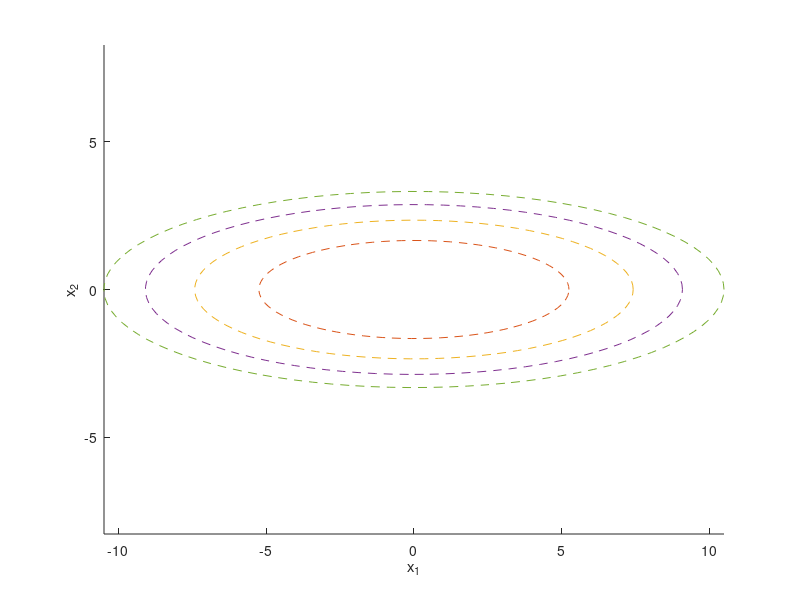

The MATLAB source for this figure: (Note: this script raises an error after producing the figure.)
% MCEN 5152
% Homework #7
% Hanwen Zhao
% MEID: 650-703

%% Problem #1 & #2
% plot contours
figure; hold on;
M = 10;
val = linspace(0,M*(M+1),5);
theta = linspace(0,2*pi,100)';
plot(cos(theta)*sqrt(val),sin(theta)*sqrt(val/M),'--');
axis('equal')
xlabel('x_1')
ylabel('x_2')
% run two algorithm without specific iteration number
[~,ngd,egd] = gradientDescent([M,1],0.2,0.7);
[~,nnm,enm] = newtonMethod([M,1],0.2,0.7);

%% Problem #3
% convergence plot for each algorithm
figure; hold on;
n1 = 1:ngd+1;
plot(n1,egd(1:ngd+1),'ro-')
n2 = 1:nnm+2;
plot(n2,enm(1:nnm+2),'go-')
xlabel('Iteration Number')
ylabel('f - f^*')
legend('Gradient Descent','Newtons Method')
title('Convergence to Optionmal Soultion')

%% Problem #4
% plot contours
figure; hold on;
M = 10;
val = linspace(0,M*(M+1),5);
theta = linspace(0,2*pi,100)';
p1 = plot(cos(theta)*sqrt(val),sin(theta)*sqrt(val/M),'--');
axis('equal')
xlabel('x_1')
ylabel('x_2')
title('40 iterations')
% perform 40 iterations for each algorithm
[xgd,ngd,egd] = gradientDescent([M,1],0.2,0.7,40);
[xnm,nnm,enm] = newtonMethod([M,1],0.2,0.7,40);
% convergence plot with 40 iteration
figure; hold on;
n1 = 1:ngd+1;
plot(n1,egd(1:ngd+1),'ro-')
n2 = 1:nnm+2;
plot(n2,enm(1:nnm+2),'go-')
xlabel('Iteration Number')
ylabel('f - f^*')
legend('Gradient Descent','Newtons Method')
title('Convergence to Optionmal Soultion with 40 Iterations')